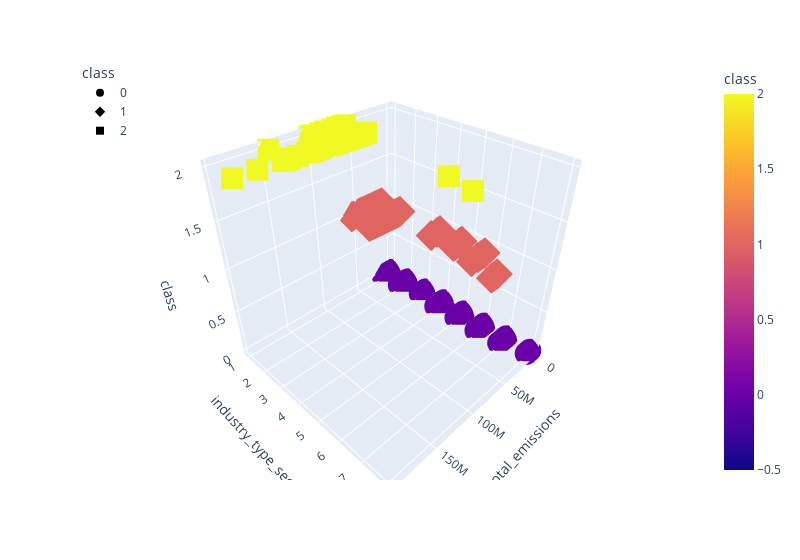

The cell this chart's notebook holds for it:
### Code cell
# Plotting the clusters with three features
fig = px.scatter_3d(direct_emitters_total, x="total_emissions", y="industry_type_sector", z="class", color="class", symbol="class", width=800)
fig.update_layout(legend=dict(x=0,y=1))
fig.show()

### Figure 1 — Plotly figure (JSON) as saved in the notebook; plotly's stock layout.template omitted (floating-point values rounded to 4 significant figures; data arrays with more than 128 entries replaced by an {"elided": "..."} marker saying what was removed)
{"data": [{"hovertemplate": "class=%{marker.color}<br>total_emissions=%{x}<br>industry_type_sector=%{y}<extra></extra>", "legendgroup": "0", "marker": {"color": {"elided": "4868 int values"}, "coloraxis": "coloraxis", "symbol": "circle"}, "mode": "markers", "name": "0", "scene": "scene", "showlegend": true, "type": "scatter3d", "x": {"elided": "4868 float values"}, "y": {"elided": "4868 int values"}, "z": {"elided": "4868 int values"}}, {"hovertemplate": "class=%{marker.color}<br>total_emissions=%{x}<br>industry_type_sector=%{y}<extra></extra>", "legendgroup": "1", "marker": {"color": {"elided": "333 int values"}, "coloraxis": "coloraxis", "symbol": "diamond"}, "mode": "markers", "name": "1", "scene": "scene", "showlegend": true, "type": "scatter3d", "x": {"elided": "333 float values"}, "y": {"elided": "333 int values"}, "z": {"elided": "333 int values"}}, {"hovertemplate": "class=%{marker.color}<br>total_emissions=%{x}<br>industry_type_sector=%{y}<extra></extra>", "legendgroup": "2", "marker": {"color": [2, 2, 2, 2, 2, 2, 2, 2, 2, 2, 2, 2, 2, 2, 2, 2, 2, 2, 2, 2, 2, 2, 2, 2, 2, 2, 2, 2, 2, 2, 2, 2, 2, 2, 2, 2, 2, 2, 2, 2, 2, 2, 2, 2, 2, 2, 2, 2, 2, 2, 2, 2, 2, 2, 2, 2, 2, 2, 2, 2, 2, 2, 2, 2, 2, 2, 2, 2, 2, 2, 2, 2, 2, 2, 2, 2, 2, 2, 2, 2, 2, 2, 2, 2, 2, 2, 2, 2, 2, 2, 2], "coloraxis": "coloraxis", "symbol": "square"}, "mode": "markers", "name": "2", "scene": "scene", "showlegend": true, "type": "scatter3d", "x": [67680000.0, 76890000.0, 94190000.0, 75500000.0, 94840000.0, 70940000.0, 73900000.0, 71830000.0, 72090000.0, 126800000.0, 63070000.0, 99540000.0, 79400000.0, 89010000.0, 61480000.0, 86450000.0, 65710000.0, 89770000.0, 136400000.0, 64850000.0, 81030000.0, 98310000.0, 83870000.0, 104200000.0, 101100000.0, 118100000.0, 62790000.0, 61820000.0, 102800000.0, 60760000.0, 97380000.0, 71570000.0, 146900000.0, 81880000.0, 111500000.0, 149700000.0, 73430000.0, 111500000.0, 74850000.0, 85680000.0, 87260000.0, 81430000.0, 90880000.0, 79450000.0, 71190000.0, 197000000.0, 114600000.0, 125400000.0, 124600000.0, 100800000.0, 71550000.0, 150100000.0, 116400000.0, 101600000.0, 81750000.0, 143600000.0, 65280000.0, 79750000.0, 63190000.0, 151400000.0, 74690000.0, 69590000.0, 60670000.0, 84850000.0, 65550000.0, 123300000.0, 91080000.0, 94750000.0, 94380000.0, 66630000.0, 66080000.0, 68990000.0, 121300000.0, 85330000.0, 69030000.0, 104700000.0, 95640000.0, 175000000.0, 71090000.0, 70190000.0, 114800000.0, 94020000.0, 76100000.0, 75550000.0, 98200000.0, 146100000.0, 78300000.0, 90650000.0, 70430000.0, 76930000.0, 84900000.0], "y": [2, 1, 2, 2, 2, 2, 2, 2, 2, 2, 2, 2, 6, 2, 2, 7, 1, 2, 2, 2, 2, 2, 2, 2, 1, 2, 2, 1, 1, 2, 2, 1, 2, 2, 2, 2, 2, 2, 2, 2, 2, 2, 2, 2, 2, 2, 2, 2, 2, 2, 2, 2, 2, 2, 2, 2, 2, 2, 2, 2, 2, 2, 2, 2, 2, 2, 1, 2, 2, 2, 2, 2, 2, 1, 2, 2, 2, 2, 1, 2, 2, 2, 2, 2, 1, 1, 2, 2, 2, 2, 2], "z": [2, 2, 2, 2, 2, 2, 2, 2, 2, 2, 2, 2, 2, 2, 2, 2, 2, 2, 2, 2, 2, 2, 2, 2, 2, 2, 2, 2, 2, 2, 2, 2, 2, 2, 2, 2, 2, 2, 2, 2, 2, 2, 2, 2, 2, 2, 2, 2, 2, 2, 2, 2, 2, 2, 2, 2, 2, 2, 2, 2, 2, 2, 2, 2, 2, 2, 2, 2, 2, 2, 2, 2, 2, 2, 2, 2, 2, 2, 2, 2, 2, 2, 2, 2, 2, 2, 2, 2, 2, 2, 2]}], "layout": {"coloraxis": {"colorbar": {"title": {"text": "class"}}, "colorscale": [[0, "#0d0887"], [0.1111, "#46039f"], [0.2222, "#7201a8"], [0.3333, "#9c179e"], [0.4444, "#bd3786"], [0.5556, "#d8576b"], [0.6667, "#ed7953"], [0.7778, "#fb9f3a"], [0.8889, "#fdca26"], [1, "#f0f921"]]}, "legend": {"title": {"text": "class"}, "tracegroupgap": 0, "x": 0, "y": 1}, "margin": {"t": 60}, "scene": {"domain": {"x": [0, 1], "y": [0, 1]}, "xaxis": {"title": {"text": "total_emissions"}}, "yaxis": {"title": {"text": "industry_type_sector"}}, "zaxis": {"categoryarray": [0, 1, 2], "categoryorder": "array", "title": {"text": "class"}}}, "width": 800}}
